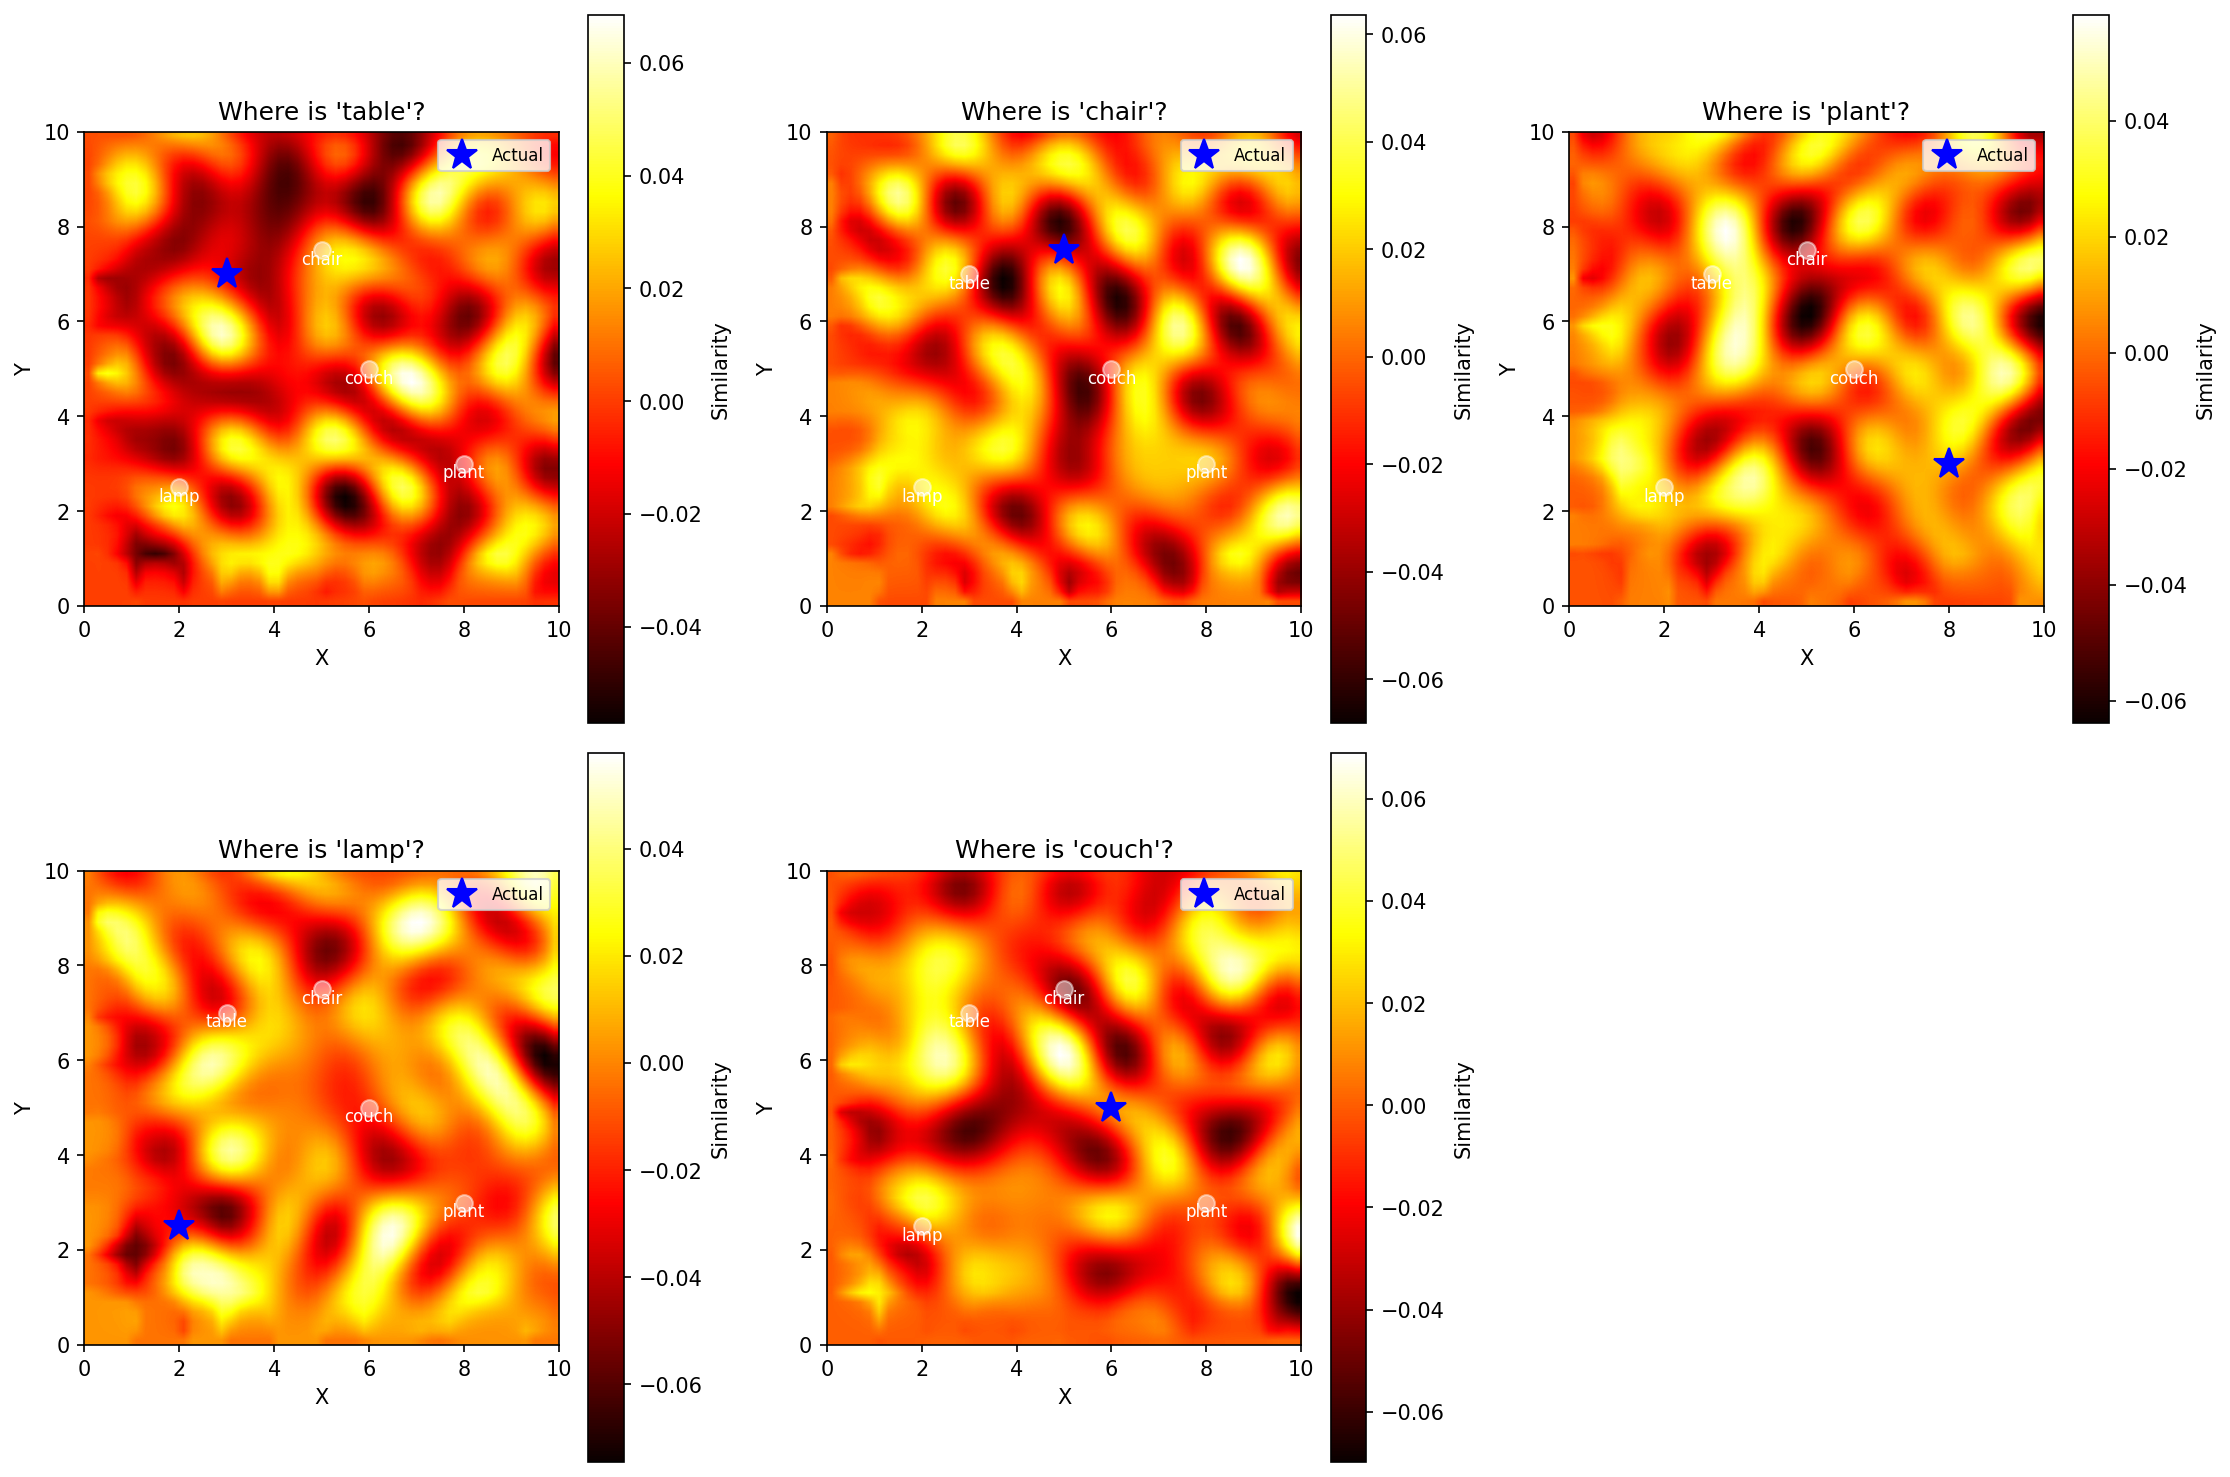

Reproduce this figure in Python.
"""Spatial Semantic Pointers (SSP) - 2D Navigation Example.

This example demonstrates using Spatial Semantic Pointers for representing
and reasoning about objects in a 2D environment. This reproduces concepts
from Komer et al. 2019.

Based on:
    Komer et al. 2019: "A neural representation of continuous space using
    fractional binding"
"""

import jax
import jax.numpy as jnp
import matplotlib.pyplot as plt

from vsax import VSAMemory, create_fhrr_model
from vsax.representations import ComplexHypervector
from vsax.similarity import cosine_similarity
from vsax.spatial import SpatialSemanticPointers, SSPConfig, similarity_map_2d


def main():
    """Demonstrate 2D spatial navigation with SSPs."""
    print("=" * 70)
    print("Spatial Semantic Pointers - 2D Navigation Example")
    print("=" * 70)

    # Initialize FHRR model with higher dimensionality for 2D
    key = jax.random.PRNGKey(42)
    model = create_fhrr_model(dim=1024, key=key)
    memory = VSAMemory(model)

    # Create 2D SSP encoder
    config = SSPConfig(dim=1024, num_axes=2, scale=1.0, axis_names=["X", "Y"])
    ssp = SpatialSemanticPointers(model, memory, config)

    print("\n1. Creating a 2D Environment")
    print("-" * 70)

    # Define landmarks in a 10x10 room
    landmarks = {
        "table": (3.0, 7.0),
        "chair": (5.0, 7.5),
        "plant": (8.0, 3.0),
        "lamp": (2.0, 2.5),
        "couch": (6.0, 5.0),
    }

    print("  Room size: 10x10 units")
    print("  Landmarks:")
    for obj, (x, y) in landmarks.items():
        memory.add(obj)  # Add object to memory
        print(f"    - {obj:8s} at ({x:.1f}, {y:.1f})")

    print("\n2. Encoding the Scene")
    print("-" * 70)

    # Create scene by binding objects to locations
    scene_hvs = []
    for obj, (x, y) in landmarks.items():
        obj_loc_hv = ssp.bind_object_location(obj, [x, y])
        scene_hvs.append(obj_loc_hv)

    # Bundle all object-location pairs
    scene_vec = scene_hvs[0].vec
    for hv in scene_hvs[1:]:
        scene_vec = model.opset.bundle(scene_vec, hv.vec)

    scene = ComplexHypervector(scene_vec)
    print(f"  Encoded {len(landmarks)} landmarks into scene hypervector")
    print(f"  Scene shape: {scene.shape}")

    print("\n3. Query: What's Near This Location?")
    print("-" * 70)

    # Query points
    query_points = [
        (3.0, 7.0),  # Near table
        (5.5, 7.2),  # Between table and chair
        (8.0, 3.0),  # Near plant
    ]

    for qx, qy in query_points:
        result_hv = ssp.query_location(scene, [qx, qy])

        print(f"\n  Querying position ({qx:.1f}, {qy:.1f}):")

        # Compare with all objects
        object_similarities = []
        for obj in landmarks.keys():
            obj_hv = memory[obj]
            sim = cosine_similarity(result_hv.vec, obj_hv.vec)
            object_similarities.append((obj, sim))

        # Sort by similarity
        object_similarities.sort(key=lambda x: x[1], reverse=True)

        for obj, sim in object_similarities[:3]:  # Top 3
            print(f"    {obj:8s}: {sim:6.4f}")

    print("\n4. Query: Where is Each Object?")
    print("-" * 70)

    # For each object, find where it is
    for obj, (true_x, true_y) in landmarks.items():
        result_hv = ssp.query_object(scene, obj)

        # Decode location using grid search
        decoded_loc = ssp.decode_location(
            result_hv, search_range=[(0, 10), (0, 10)], resolution=20
        )

        est_x, est_y = decoded_loc
        error = jnp.sqrt((est_x - true_x) ** 2 + (est_y - true_y) ** 2)

        print(
            f"  {obj:8s}: estimated ({est_x:5.2f}, {est_y:5.2f}), "
            f"actual ({true_x:4.1f}, {true_y:4.1f}), error: {error:.2f}"
        )

    print("\n5. Shifting the Scene")
    print("-" * 70)

    # Shift entire scene by (1, -1)
    dx, dy = 1.0, -1.0
    print(f"  Shifting scene by ({dx:.1f}, {dy:.1f})")

    shifted_scene = ssp.shift_scene(scene, [dx, dy])

    # Query shifted scene
    print("\n  Querying shifted scene at original landmark positions:")
    for obj, (orig_x, orig_y) in landmarks.items():
        # Query at shifted position
        shifted_x, shifted_y = orig_x + dx, orig_y + dy
        result_hv = ssp.query_location(shifted_scene, [shifted_x, shifted_y])

        # Should get back the same object
        obj_hv = memory[obj]
        sim = cosine_similarity(result_hv.vec, obj_hv.vec)

        print(f"    {obj:8s} at ({shifted_x:5.1f}, {shifted_y:5.1f}): similarity = {sim:.4f}")

    print("\n6. Generating Similarity Maps")
    print("-" * 70)

    # Create 2D similarity maps for "where is X?" queries
    fig, axes = plt.subplots(2, 3, figsize=(15, 10))
    axes = axes.flatten()

    objects_to_plot = list(landmarks.keys())

    for idx, obj in enumerate(objects_to_plot):
        ax = axes[idx]

        # Query where object is
        result_hv = ssp.query_object(scene, obj)

        # Generate 2D similarity map
        X, Y, sim_map = similarity_map_2d(
            ssp, result_hv, x_range=(0, 10), y_range=(0, 10), resolution=50
        )

        # Plot heatmap
        im = ax.imshow(
            sim_map.T,
            extent=[0, 10, 0, 10],
            origin="lower",
            cmap="hot",
            interpolation="bilinear",
        )
        ax.set_xlabel("X")
        ax.set_ylabel("Y")
        ax.set_title(f"Where is '{obj}'?")

        # Mark actual location
        true_x, true_y = landmarks[obj]
        ax.plot(true_x, true_y, "b*", markersize=15, label="Actual")

        # Mark all landmarks
        for lm_name, (lm_x, lm_y) in landmarks.items():
            if lm_name != obj:
                ax.plot(lm_x, lm_y, "wo", markersize=8, alpha=0.5)
                ax.text(lm_x, lm_y - 0.3, lm_name, ha="center", fontsize=8, color="white")

        ax.legend(loc="upper right", fontsize=8)
        plt.colorbar(im, ax=ax, label="Similarity")

    # Hide the 6th subplot
    axes[5].axis("off")

    plt.tight_layout()
    plt.savefig("ssp_2d_navigation.png", dpi=150, bbox_inches="tight")
    print("  [OK] Similarity maps saved to ssp_2d_navigation.png")

    print("\n7. Environment Visualization")
    print("-" * 70)

    # Create environment visualization
    fig, ax = plt.subplots(figsize=(10, 10))

    # Plot all landmarks
    for obj, (x, y) in landmarks.items():
        ax.plot(x, y, "ro", markersize=20)
        ax.text(x, y + 0.3, obj, ha="center", fontsize=12, weight="bold")

    # Add grid
    ax.set_xlim(0, 10)
    ax.set_ylim(0, 10)
    ax.set_xlabel("X Position", fontsize=12)
    ax.set_ylabel("Y Position", fontsize=12)
    ax.set_title("2D Navigation Environment", fontsize=14, weight="bold")
    ax.grid(True, alpha=0.3)
    ax.set_aspect("equal")

    plt.savefig("ssp_2d_environment.png", dpi=150, bbox_inches="tight")
    print("  [OK] Environment visualization saved to ssp_2d_environment.png")

    print("\n" + "=" * 70)
    print("Summary:")
    print("  - SSPs encode continuous 2D positions using X^x * Y^y")
    print("  - Multiple objects can be bundled into a single scene")
    print("  - Both 'what is at (x,y)' and 'where is X' queries work")
    print("  - Entire scenes can be shifted spatially")
    print("  - Similarity maps visualize spatial distributions")
    print("=" * 70)


if __name__ == "__main__":
    main()
